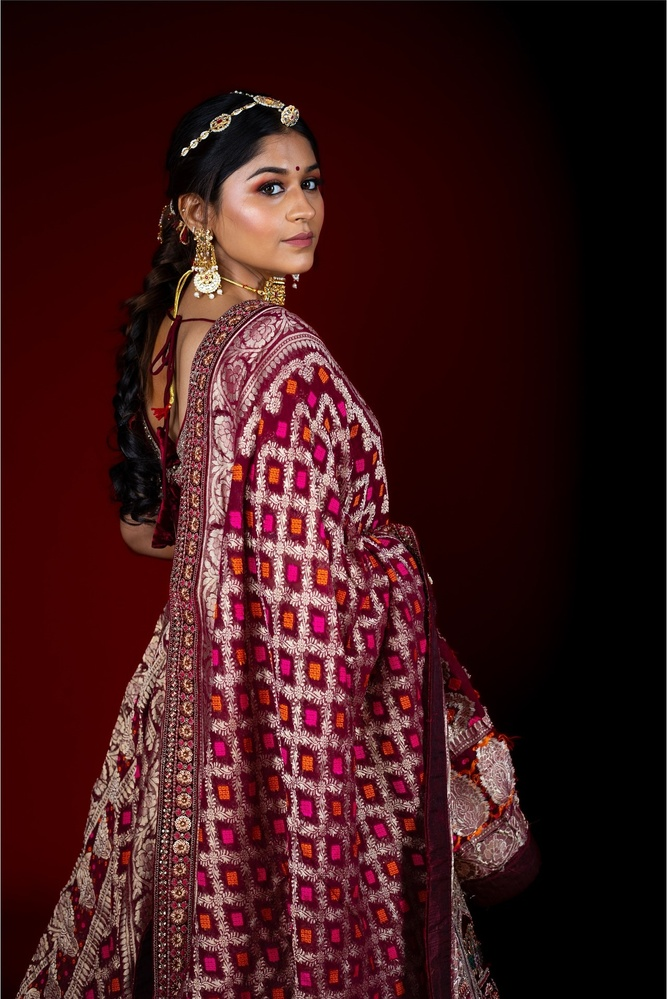
#> input picture assets/images/shop_swaas_12eb7750005c4824a0659930ab6efdd8.jpg, 667 x 999 px, shrunk from 1280 x 1917 before the run, found by its file name
$ python crop_borders.py
#> lines starting #> are read from the running program, lines starting #| are printed output that depends on the picture; after the words box and inside, x2 and y2 are one past the last pixel; in counts of white or black regions, pixels touching at a corner belong together
import os
from PIL import Image
import numpy as np

def crop_white_borders(filepath):
    im = Image.open(filepath)
#> im is the input picture: PIL image 667x999 RGB; mean R, G, B 61.9, 23.9, 25.3
    im_rgb = im.convert('RGB')
    arr = np.array(im_rgb)

    # Mask of non-white pixels (where any channel is <= 245)
    non_white = np.any(arr < 240, axis=2)
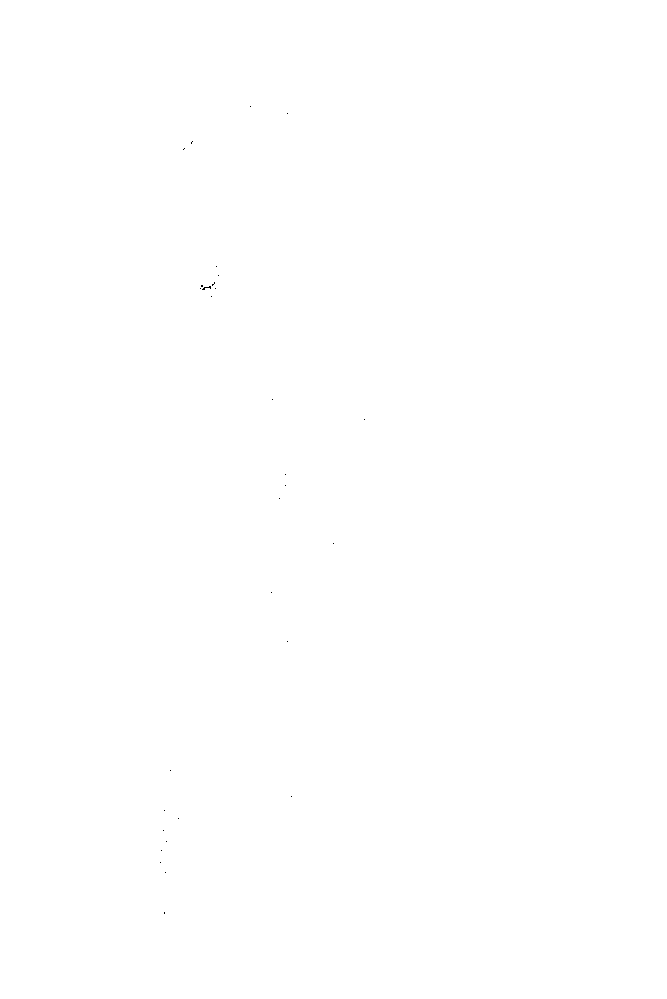
#> non_white: shape (999, 667) bool; 100% white; black in thin lines or dots, all inside (x1, y1, x2, y2) = (160, 106, 365, 914)

    # Find bounding box
    rows = np.any(non_white, axis=1)
    cols = np.any(non_white, axis=0)

    if not np.any(rows) or not np.any(cols):
        print(f"Skipping {filepath}, completely white!")
        return

    ymin, ymax = np.where(rows)[0][[0, -1]]
#> ymin = 0; ymax = 998
    xmin, xmax = np.where(cols)[0][[0, -1]]
#> xmin = 0; xmax = 666

    orig_w, orig_h = im.size
#> orig_w = 667; orig_h = 999
    crop_w = xmax - xmin + 1
#> crop_w = 667
    crop_h = ymax - ymin + 1
#> crop_h = 999

    print(f"File: {os.path.basename(filepath)}")
    print(f"Original size: {orig_w}x{orig_h}")
#| Original size: 667x999
    print(f"Crop box: left={xmin}, top={ymin}, right={xmax+1}, bottom={ymax+1}")
#| Crop box: left=0, top=0, right=667, bottom=999
    print(f"New size: {crop_w}x{crop_h}")
#| New size: 667x999

    cropped = im.crop((xmin, ymin, xmax + 1, ymax + 1))
    cropped.save(filepath, quality=95)
    print(f"Saved cropped image to {filepath}\n")

# Process the affected files
files_to_crop = [
    "assets/images/shop_swaas_12eb7750005c4824a0659930ab6efdd8.jpg",
    "assets/images/shop_swaas_6b0b0d58cf1e4e30a5381f87b1ac2816.jpg",
    "assets/images/bridal-wine.jpeg",
    "assets/drive_images/shop_swaas_12eb7750005c4824a0659930ab6efdd8.jpg",
    "assets/drive_images/shop_swaas_6b0b0d58cf1e4e30a5381f87b1ac2816.jpg"
]

for f in files_to_crop:
    if os.path.exists(f):
        crop_white_borders(f)
#> pass 2 of the loop `for f in files_to_crop:`:
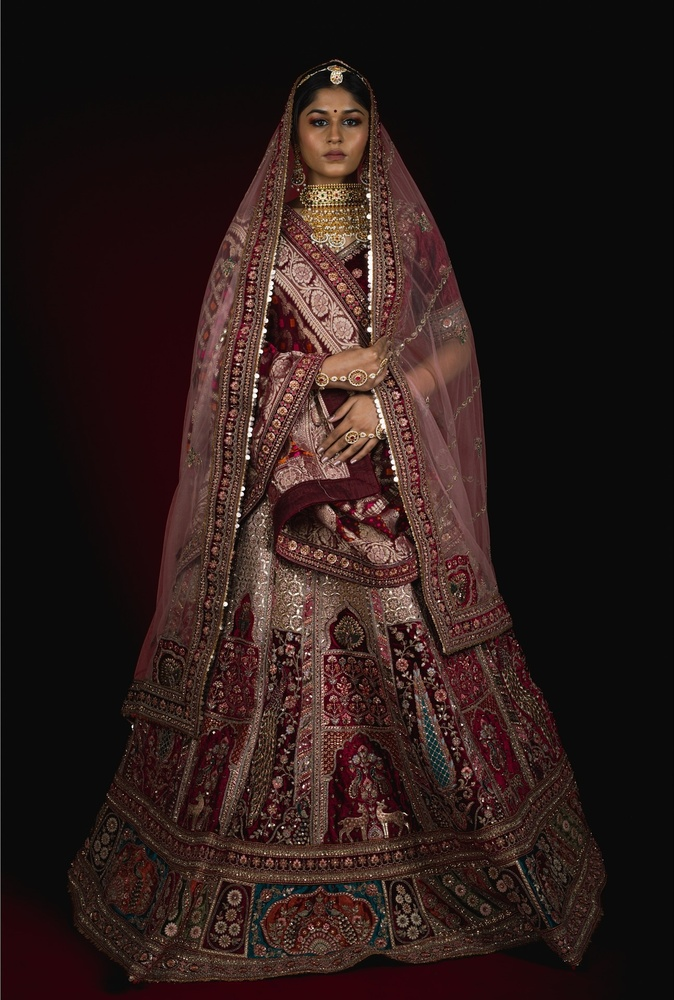
#> input picture assets/images/shop_swaas_6b0b0d58cf1e4e30a5381f87b1ac2816.jpg, 674 x 1000 px, shrunk from 1293 x 1918 before the run, found by its file name
#> in crop_white_borders, im is the input picture: PIL image 674x1000 RGB; mean R, G, B 43.2, 27.6, 25.3
#> in crop_white_borders (call 2), `non_white = np.any(arr < 240, axis=2)`:
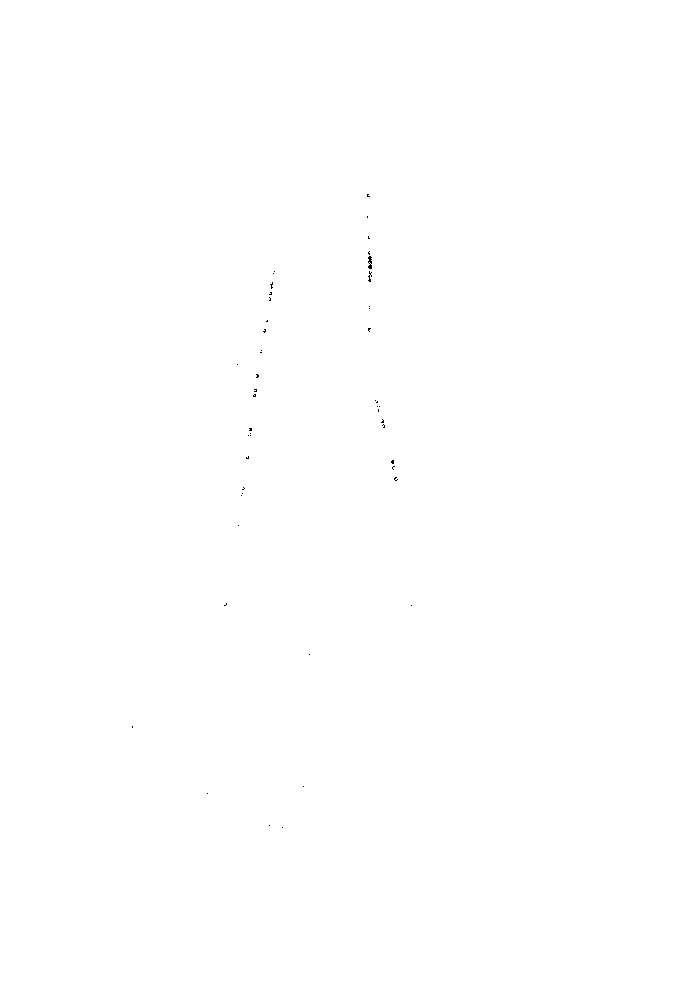
#> non_white: shape (1000, 674) bool; 100% white; black in thin lines or dots, all inside (x1, y1, x2, y2) = (132, 194, 412, 828)
#> xmax = 673
#> crop_w = 674
#> crop_h = 1000
#| Original size: 674x1000
#| Crop box: left=0, top=0, right=674, bottom=1000
#| New size: 674x1000
#> pass 3 of the loop `for f in files_to_crop:`:
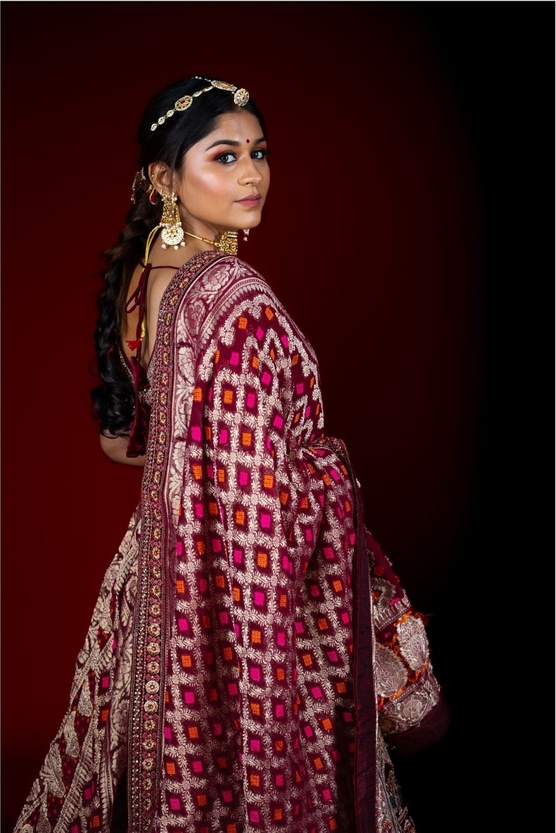
#> input picture assets/images/bridal-wine.jpeg, 556 x 833 px, shrunk from 1067 x 1598 before the run, found by its file name
#> in crop_white_borders, im is the input picture: PIL image 556x833 RGB; mean R, G, B 61.9, 24, 25.4
#> in crop_white_borders (call 3), `non_white = np.any(arr < 240, axis=2)`:
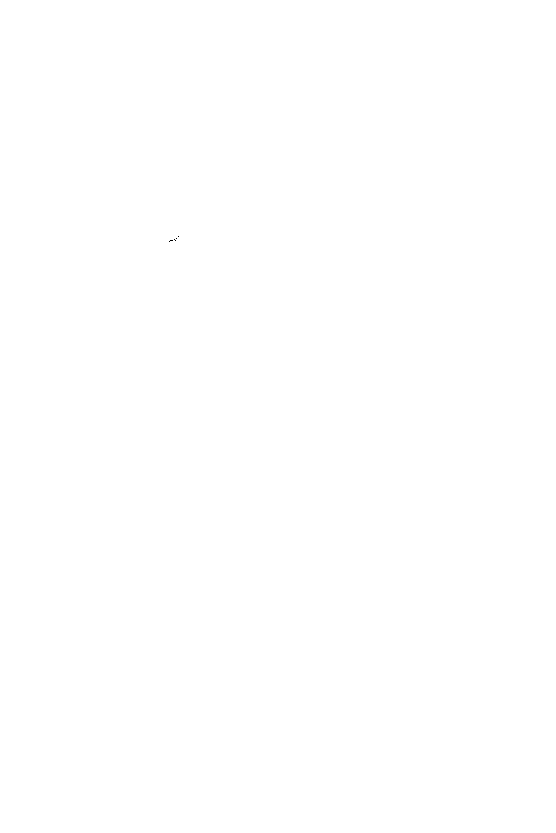
#> non_white: shape (833, 556) bool; 100% white; black in thin lines or dots, all inside (x1, y1, x2, y2) = (169, 236, 179, 242)
#> ymax = 832
#> xmax = 555
#> crop_w = 556
#> crop_h = 833
#| Original size: 556x833
#| Crop box: left=0, top=0, right=556, bottom=833
#| New size: 556x833
#> the loop made 5 passes; the first 3 are shown
